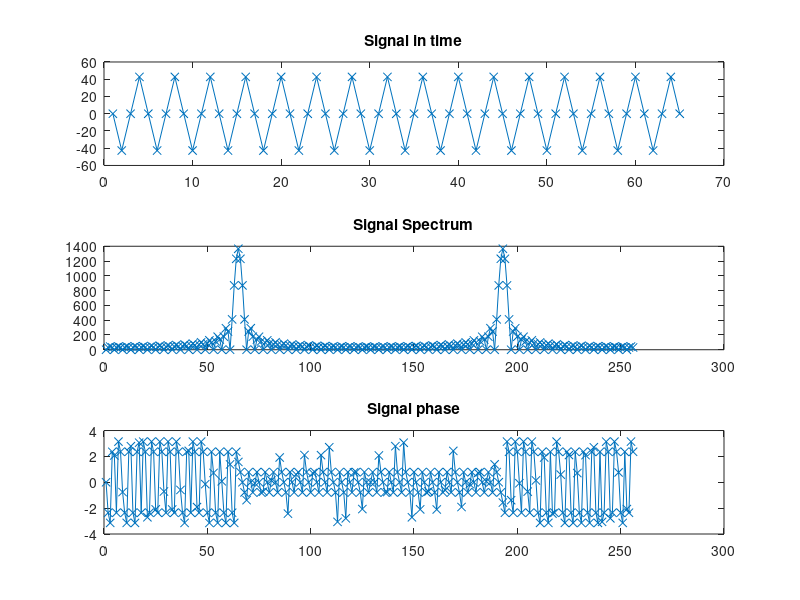
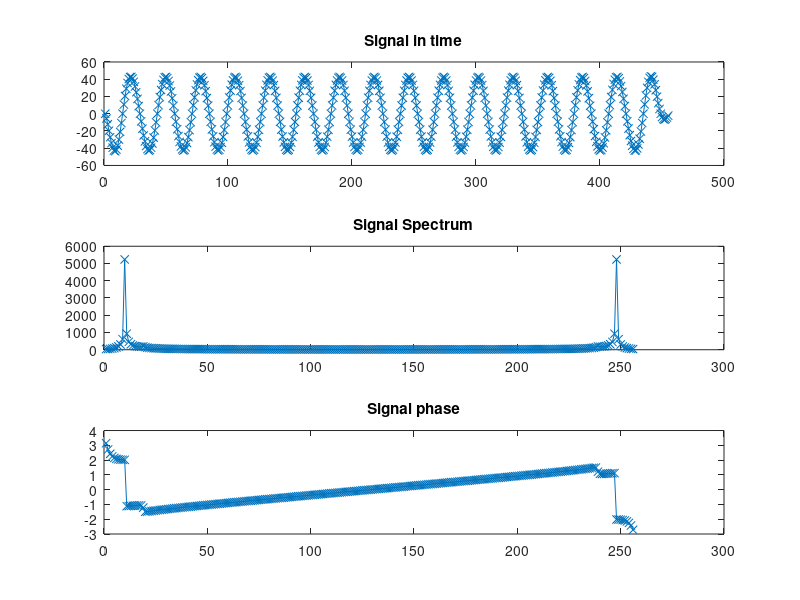
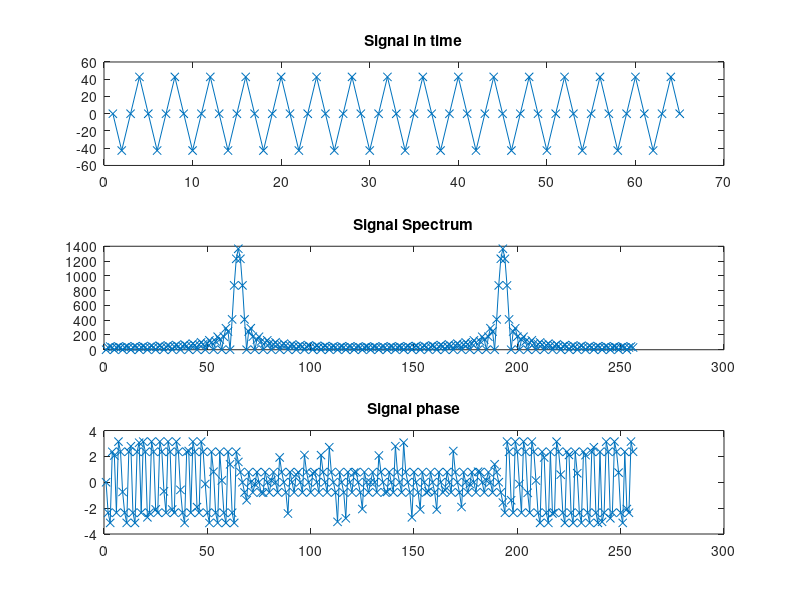
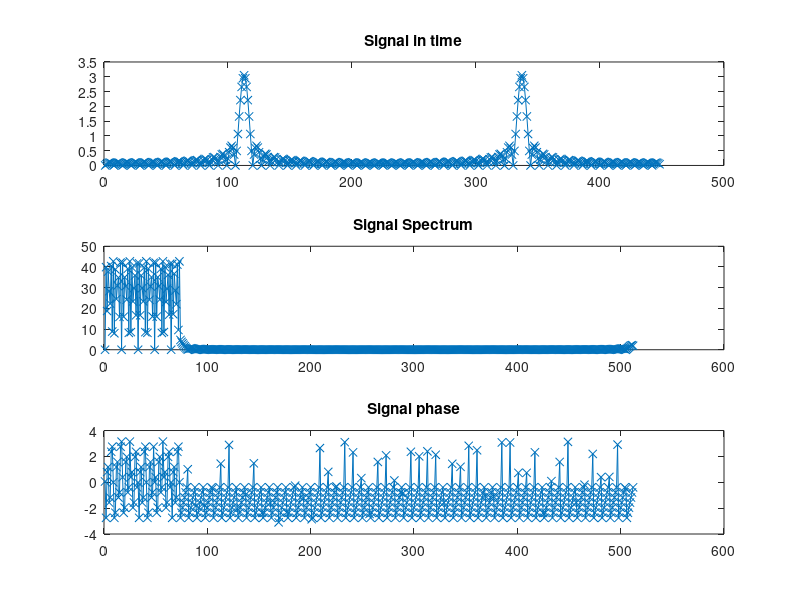

The MATLAB script that drew these images, in order:
f = 4e6;
sampletime = 1/f;

nLength = 64;
resampleFactor = 7;

t = 0:sampletime:nLength*sampletime;

A = 42.7;
f1 = 3e6;
y = A*sin(2*pi*f1*t);
yResampled = resample(y,resampleFactor,1);

yIfft = ifft(y, nLength*resampleFactor);
yIfftResampled = resample(ifft(y),resampleFactor,1);

figure;
subplot(311); plot(y, '-x');
title('Signal in time');
subplot(312); plot(abs(fft(y, 256)), '-x');
title('Signal Spectrum');
subplot(313); plot(angle(fft(y, 256)), '-x');
title('Signal phase');
figure;
subplot(311); plot(yResampled, '-x');
title('Signal in time');
subplot(312); plot(abs(fft(yResampled, 256)), '-x');
title('Signal Spectrum');
subplot(313); plot(angle(fft(yResampled, 256)), '-x');
title('Signal phase');

figure;
subplot(311); plot(downsample(yResampled,resampleFactor), '-x');
title('Signal in time');
subplot(312); plot(abs(fft(downsample(yResampled,resampleFactor), 256)), '-x');
title('Signal Spectrum');
subplot(313); plot(angle(fft(downsample(yResampled,resampleFactor), 256)), '-x');
title('Signal phase');


% For IFFT

fftPoints = 512;

figure;
subplot(311); plot(abs(yIfft), '-x');
title('Signal in time');
subplot(312); plot(abs(fft(yIfft, fftPoints)), '-x');
title('Signal Spectrum');
subplot(313); plot(angle(fft(yIfft, fftPoints)), '-x');
title('Signal phase');
figure;
subplot(311); plot(abs(yIfftResampled), '-x');
title('Signal in time');
subplot(312); plot(abs(fft(yIfftResampled, fftPoints)), '-x');
title('Signal Spectrum');
subplot(313); plot(angle(fft(yIfftResampled, fftPoints)), '-x');
title('Signal phase');





